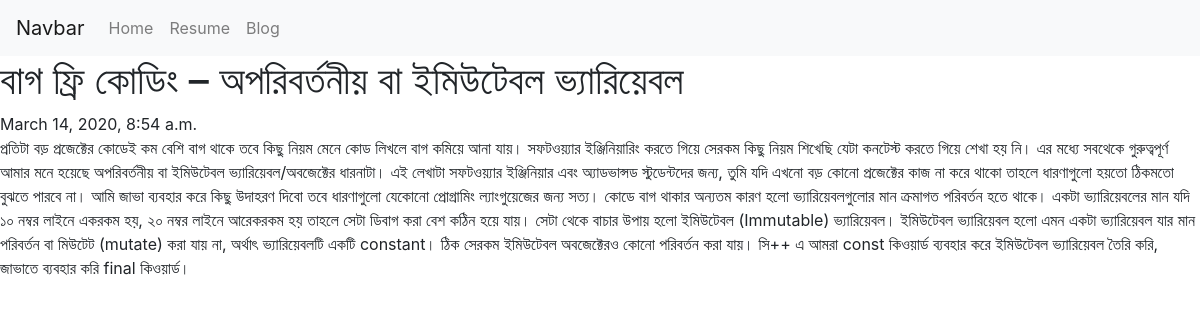
The app's page /blog/5 with its own data.
### blog/models.py (models this page shows, shortened)
class Blog(models.Model):
    title =models.CharField(max_length=200)
    description=models.TextField()
    time=models.DateTimeField(auto_now_add=True)

### blog/views.py (the view)
# urls.py: path('<int:blog_id>',views.blog_details,name='blog_details'),
def blog_details(request,blog_id):
    blog =get_object_or_404(Blog, pk=blog_id)
    return render(request,'blog/blog_details.html',{'blog':blog})

### templates/blog/blog_details.html
{% extends 'base.html' %}
{% block content %}
{% load static %}
    <h1>{{blog.title}}</h1>
    {{blog.time}}
    <p>{{blog.description|safe}}</p>
</body>
</html>
{% endblock %}

### records on screen
Blog: title "বাগ ফ্রি কোডিং – অপরিবর্তনীয় বা ইমিউটেবল ভ‍্যারিয়েবল", time "March 14, 2020, 8:54 a.m.", description "প্রতিটা বড় প্রজেক্টের কোডেই কম বেশি বাগ থাকে তবে কিছু নিয়ম মেনে কোড লিখলে বাগ কমিয়ে আনা যায়। সফটওয়‍্যার ইঞ্জিনিয়ারিং করতে গিয়ে সেরকম কিছু নিয়ম শিখেছি যেটা কনটেস্ট করতে গিয়ে শেখা হয় নি। এর মধ‍্যে সবথেকে গুরুত্বপূর্ণ আমার মনে হয়েছে অপরিবর্তনীয় বা ইমিউটেবল ভ‍্যারিয়েবল/অবজেক্টের ধারনাটা। এই লেখাটা সফটওয়‍্যার ইঞ্জিনিয়ার এবং অ‍্যাডভান্সড স্টুডেন্টদের জন‍্য, তুমি যদি এখনো বড় কোনো প্রজেক্টের কাজ না করে থাকো তাহলে ধারণাগুলো হয়তো ঠিকমতো বুঝতে পারবে না। আমি জাভা ব‍্যবহার করে কিছু উদাহরণ দিবো তবে ধারণাগুলো যেকোনো প্রোগ্রামিং ল‍্যাংগুয়েজের জন‍্য সত‍্য। কোডে বাগ থাকার অন‍্যতম কারণ হলো ভ‍্যারিয়েবলগুলোর মান ক্রমাগত পরিবর্তন হতে থাকে। একটা ভ‍্যারিয়েবলের মান যদি ১০ নম্বর লাইনে একরকম হয়, ২০…"
